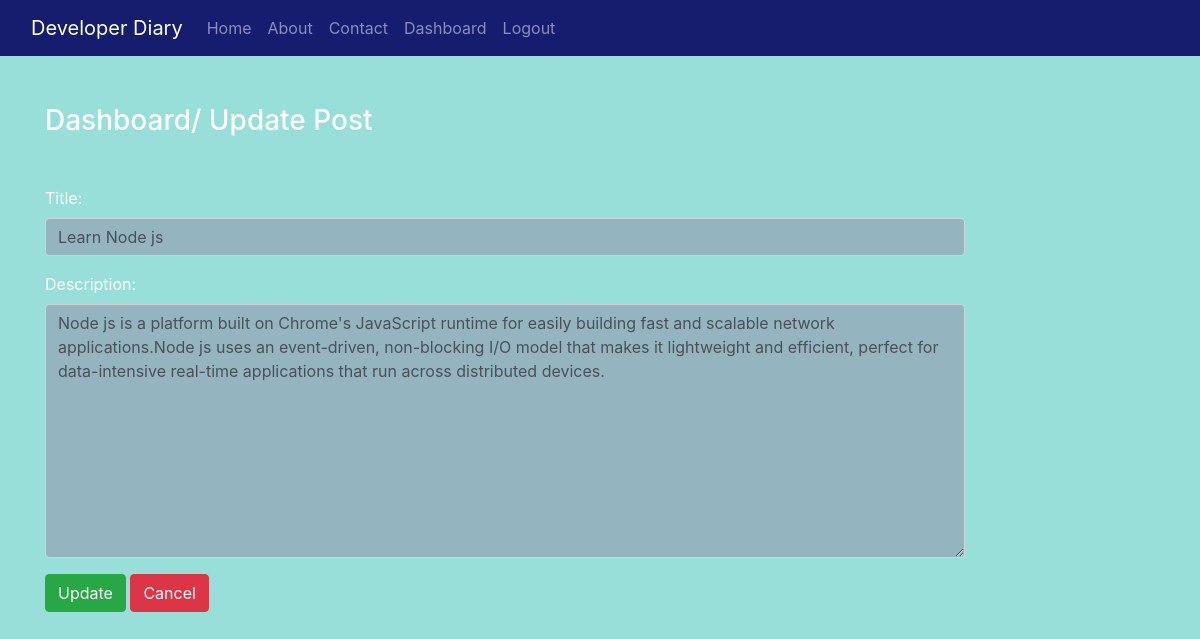
The page /updatepost/4/ (signed in) on the database its author committed.
### app/models.py (models this page shows)
class Post(models.Model):
 title = models.CharField(max_length=150)
 desc = models.TextField()

### app/views.py (the view)
# urls.py: path('updatepost/<int:id>/', views.update_post, name='updatepost'),
def update_post(request, id):
    if request.user.is_authenticated:
        if request.method == 'POST':
            pi = Post.objects.get(pk=id)
            form = PostForm(request.POST, instance=pi)
            if form.is_valid():
                form.save()
        else:
            pi = Post.objects.get(pk=id)
            form = PostForm(instance=pi)
        return render(request, 'blog/updatepost.html', {'form': form})
    else:
        return HttpResponseRedirect('/login/')

### app/forms.py
class PostForm(forms.ModelForm):
  class Meta:
    model = Post
    fields = ['title', 'desc']
    labels = {'title':'Title', 'desc':'Description'}
    widgets = {'title':forms.TextInput(attrs={'class':'form-control'}),
    'desc':forms.Textarea(attrs={'class':'form-control'}), }

### app/templates/blog/updatepost.html (shortened to what this page needs)
{% extends 'blog/base.html' %}
{% load static %}
{% block content %}
<div class="col-sm-10">
<h3 class="text-white my-5">Dashboard/ Update Post</h3>
<form action="" method="post" novalidate>
 {{form.as_p}}
 <input type="submit" value="Update" class="btn btn-success">
 <a href="{% url 'dashboard' %}" class="btn btn-danger">Cancel</a>
</form>
</div>
{% endblock content %}

### app/static/blog/css/style.css (style rules this page uses)
body { background-color: #98ded9; color: white; }
.form-control { background-color: #94b5c0; }

### rows shown on the page
Post: title "Learn Node js", desc "Node js is a platform built on Chrome's JavaScript runtime for easily building fast and scalable network applications.Node js uses an event-driven, non-blocking I/O model that makes it lightweight and efficient, perfect for data-intensive real-time applications that run across distributed devices."
